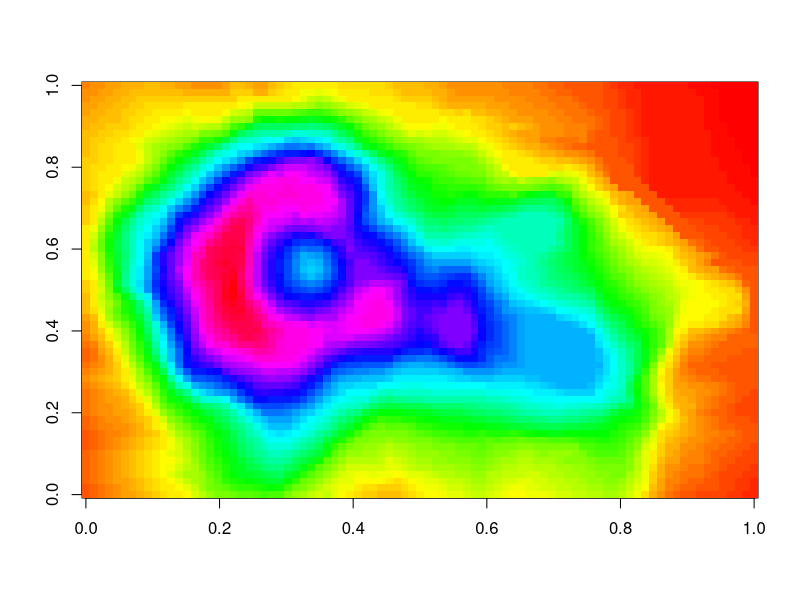
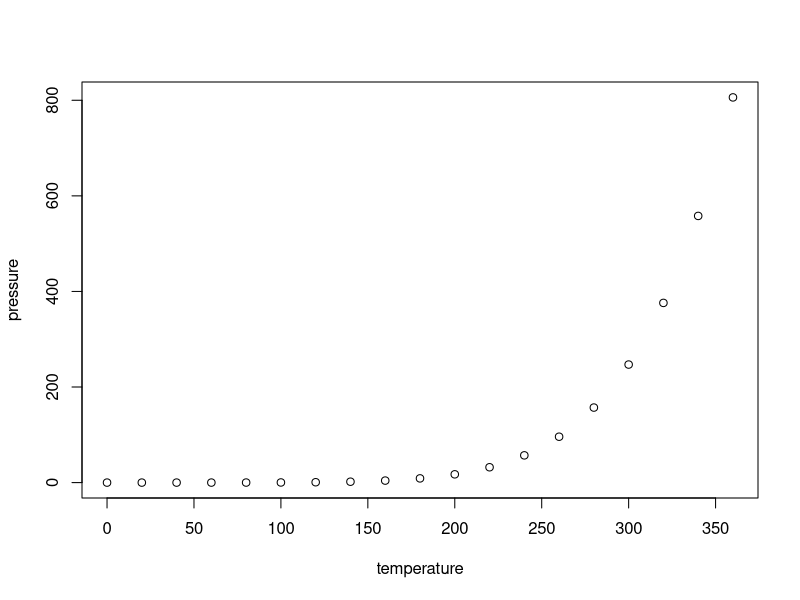

Write R code to recreate these figures, in order.
## ---- chunk 1
knitr::opts_chunk$set(echo = FALSE, 
                      message = FALSE, 
                      warning = FALSE)
## ---- chunk 2
# colorfunc <- "heat.colors"
# colorfunc <- "terrain.colors"
# colorfunc <- "topo.colors"
colorfunc <- "rainbow"
## ---- chunk 3
image(volcano, col = get(colorfunc)(200))
## ---- chunk 4
summary(cars)
## ---- chunk 5
plot(pressure)
